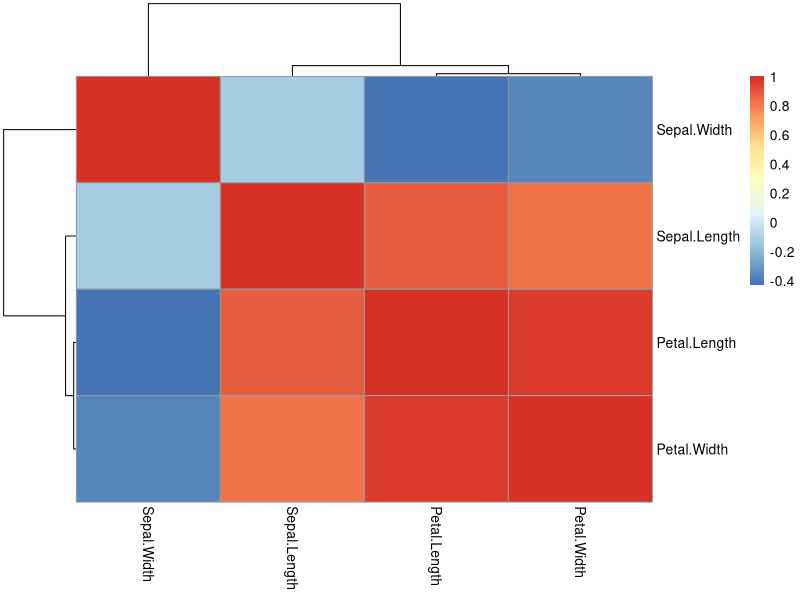

This figure's R source: (Note: this script raises an error after producing the figure.)


# Some random code snippets copied from internet, see notes
# to further understand FA



# install.packages("psych")
library(psych)
data(iris)


iris_data <- iris[, 1:4]
iris_cor <- cor(iris_data)

library(pheatmap)
pheatmap(iris_cor)

my_fa <- fa(r = iris_cor, nfactors = 2)
print(my_fa)

# or the alternative with varimax rotation:
my_fa <- factor.pa(iris, nfactors=3, rotation="varimax")
print(my_fa)
# or the alternative with proimax rotation
my_fa <- factor.pa(iris, nfactors=3, rotation="promax")
print(my_fa)

##########
# MW

fa_out_test = 
    fa(r = iris_cor, nfactors=4)
fa_out_test2 = 
    fa(r = iris_data, nfactors=4)

df_summary_vacc = 
    as.data.frame(t(fa_out_test$Vaccounted))
df_summary_vacc$N = 1:nrow(df_summary_vacc)

ggplot(df_summary_vacc, aes(x=N, y=`Proportion Explained`))+
    geom_point()+theme_bw()+xlab('Factor')


iris_data[1:3,]
fa_out_test$loadings

fa_out_test$values
fa_out_test$residual
fa_out_test$weights

fa_out_test$
    
scree(iris_cor, pc=F)




# First tried to use the fa function from the psych library, but 
# I didn't quite understand the output (why are there not
# as many values as the rows in the data, e.g. in residuals?)


# Now trying factanal
factanal_out = factanal(iris_data, factors = 1)
    # output is similar, factanal only accepts 1 factor as option?!
    


# Note that PCA analysis output will also give x values, which
# are the data in the new space. Factor analysis doesn't seem
# to be doing this ..
pca_out =  prcomp(iris_data)
iris_data[1:4,]
View(pca_out)
pca_out$x[1:4,]
dim(pca_out$x)

